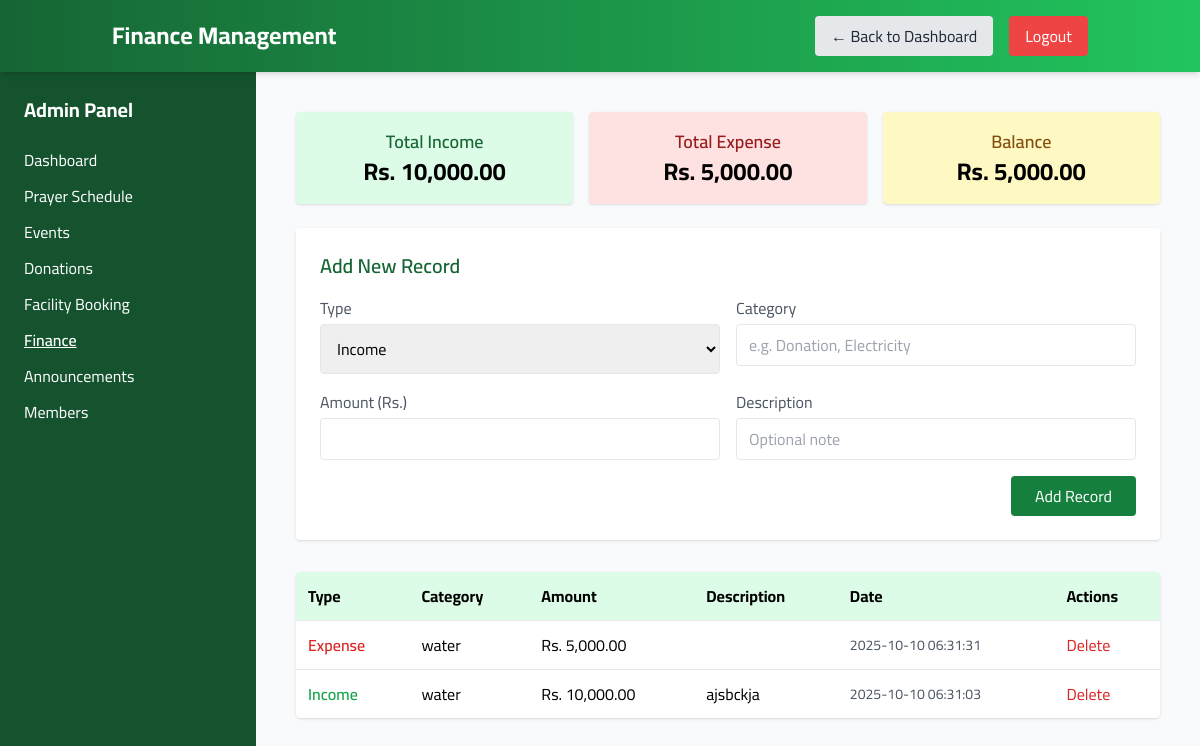
Page /admin/finance.php (signed in) on the committed database.
### tables this page shows
CREATE TABLE `finance` (
  `id` int(11) NOT NULL,
  `type` enum('income','expense') NOT NULL,
  `category` varchar(100) NOT NULL,
  `amount` decimal(10,2) NOT NULL,
  `description` varchar(255) DEFAULT NULL,
  `date` date NOT NULL DEFAULT curdate(),
  `created_at` timestamp NOT NULL DEFAULT current_timestamp()
);

### includes/functions.php (called while the page is built, shortened)
<?php
function h($s){ return htmlspecialchars($s, ENT_QUOTES, 'UTF-8'); }
?>

### admin/finance.php (the view, shortened to what this page needs)
<?php
require_once __DIR__ . '/../includes/db.php';
require_once __DIR__ . '/../includes/functions.php';
$records = $pdo->query("SELECT * FROM finance ORDER BY created_at DESC")->fetchAll(PDO::FETCH_ASSOC);
$totalIncome = $pdo->query("SELECT SUM(amount) FROM finance WHERE type='income'")->fetchColumn() ?: 0;
$totalExpense = $pdo->query("SELECT SUM(amount) FROM finance WHERE type='expense'")->fetchColumn() ?: 0;
$balance = $totalIncome - $totalExpense;
?>
<!DOCTYPE html>
<html lang="en">
<head>
<script src="https://cdn.tailwindcss.com"></script>
</head>
<body class="bg-gray-50 min-h-screen">
<header class="bg-gradient-to-r from-green-800 to-green-500 text-white shadow-md sticky top-0 z-50">
  <div class="container mx-auto flex justify-between items-center px-6 py-4">
    <h1 class="text-2xl font-bold">Finance Management</h1>
    <nav class="space-x-4 hidden md:flex">
      <a href="index.php" class="bg-gray-200 text-gray-800 px-4 py-2 rounded hover:bg-gray-300 transition">&#8592; Back to Dashboard</a>
      <a href="../auth/logout.php" class="bg-red-500 px-4 py-2 rounded hover:bg-red-600 transition">Logout</a>
    </nav>
  </div>
</header>
<div class="flex">
  <aside id="sidebar" class="w-64 bg-green-900 text-white min-h-screen p-6 hidden md:block">
    <h2 class="text-xl font-bold mb-6">Admin Panel</h2>
    <ul>
      <li class="mb-3"><a href="index.php" class="hover:underline">Dashboard</a></li>
      <li class="mb-3"><a href="prayers.php" class="hover:underline">Prayer Schedule</a></li>
      <li class="mb-3"><a href="events.php" class="hover:underline">Events</a></li>
      <li class="mb-3"><a href="donations.php" class="hover:underline">Donations</a></li>
      <li class="mb-3"><a href="booking.php" class="hover:underline">Facility Booking</a></li>
      <li class="mb-3"><a href="finance.php" class="font-semibold underline">Finance</a></li>
      <li class="mb-3"><a href="announcements.php" class="hover:underline">Announcements</a></li>
      <li class="mb-3"><a href="members.php" class="hover:underline">Members</a></li>
    </ul>
  </aside>
  <main class="flex-1 p-6 md:p-10">
    <div class="grid md:grid-cols-3 gap-4 mb-6">
      <div class="bg-green-100 p-4 rounded shadow text-center">
        <h2 class="text-lg font-semibold text-green-800">Total Income</h2>
        <p class="text-2xl font-bold">Rs. <?php echo number_format($totalIncome,2); ?></p>
      </div>
      <div class="bg-red-100 p-4 rounded shadow text-center">
        <h2 class="text-lg font-semibold text-red-800">Total Expense</h2>
        <p class="text-2xl font-bold">Rs. <?php echo number_format($totalExpense,2); ?></p>
      </div>
      <div class="bg-yellow-100 p-4 rounded shadow text-center">
        <h2 class="text-lg font-semibold text-yellow-800">Balance</h2>
        <p class="text-2xl font-bold">Rs. <?php echo number_format($balance,2); ?></p>
      </div>
    </div>
    <div class="bg-white p-6 rounded shadow mb-8">
      <h2 class="text-xl font-semibold mb-4 text-green-800">Add New Record</h2>
      <form method="post" class="grid grid-cols-1 md:grid-cols-2 gap-4">
        <div>
          <label class="block text-gray-600 mb-1">Type</label>
          <select name="type" class="border rounded px-3 py-2 w-full">
            <option value="income">Income</option>
          </select>
        </div>
        <div>
          <label class="block text-gray-600 mb-1">Category</label>
          <input name="category" placeholder="e.g. Donation, Electricity" class="border rounded px-3 py-2 w-full" required>
        </div>
        <div>
          <label class="block text-gray-600 mb-1">Amount (Rs.)</label>
          <input type="number" step="0.01" name="amount" class="border rounded px-3 py-2 w-full" required>
        </div>
        <div>
          <label class="block text-gray-600 mb-1">Description</label>
          <input name="description" placeholder="Optional note" class="border rounded px-3 py-2 w-full">
        </div>
        <div class="md:col-span-2 text-right">
          <button class="bg-green-700 text-white px-6 py-2 rounded hover:bg-green-600 transition">Add Record</button>
        </div>
      </form>
    </div>
    <div class="bg-white rounded shadow overflow-x-auto">
      <table class="w-full table-auto">
        <thead class="bg-green-100">
          <tr>
            <th class="p-3 text-left">Type</th>
            <th class="p-3 text-left">Category</th>
            <th class="p-3 text-left">Amount</th>
            <th class="p-3 text-left">Description</th>
            <th class="p-3 text-left">Date</th>
            <th class="p-3 text-left">Actions</th>
          </tr>
        </thead>
        <tbody>
          <?php if ($records): ?>
            <?php foreach ($records as $r): ?>
            <tr class="border-t hover:bg-gray-50">
              <td class="p-3 font-semibold <?php echo $r['type']=='income'?'text-green-600':'text-red-600'; ?>">
                <?php echo ucfirst($r['type']); ?>
              </td>
              <td class="p-3"><?php echo h($r['category']); ?></td>
              <td class="p-3">Rs. <?php echo number_format($r['amount'],2); ?></td>
              <td class="p-3"><?php echo h($r['description']); ?></td>
              <td class="p-3 text-gray-600 text-sm"><?php echo h($r['created_at']); ?></td>
              <td class="p-3 space-x-2">
                <a href="finance.php?action=delete&id=<?php echo $r['id']; ?>" class="text-red-600 hover:underline" onclick="return confirm('Delete this record?')">Delete</a>
              </td>
            </tr>
            <?php endforeach; ?>
          <?php else: ?>
            <tr>
              <td colspan="6" class="p-3 text-center text-gray-500">No records found.</td>
            </tr>
          <?php endif; ?>
        </tbody>
      </table>
    </div>
  </main>
</div>
</body>
</html>

### admin/finance.php (style rules this page uses)
body { font-family: 'Cairo', sans-serif; }

### rows in the picture
finance: type "Expense", category "water", amount "5,000.00", created_at "2025-10-10 06:31:31"
finance: type "Income", category "water", amount "10,000.00", description "ajsbckja", created_at "2025-10-10 06:31:03"

### other values in the picture
$totalIncome "10,000.00"
$totalExpense "5,000.00"
$balance "5,000.00"
